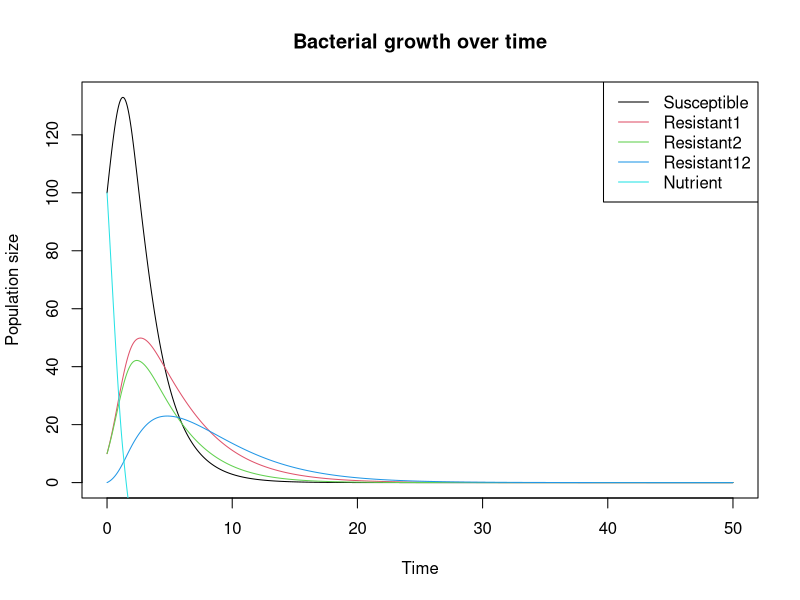

Recreate this plot in R.
library(deSolve)

mutation_rate = 10^-1

# Initialize 'params' matrix with 4 rows and 10 columns
params <- matrix(nrow = 4, ncol = 10)

# Name the rows of the matrix
rownames(params) <- c("S", "R1", "R2", "R12")

# Name the columns of the matrix
colnames(params) <- c("psi", "phi1", "zeta1", "kappa1", "phi2", "zeta2", "kappa2", "mu", "k", "alpha")

# Assign values to the 'psi' column of the matrix
params[, "psi"] <- c(0.1, 0.1, 0.1, 0.1)

# Assign values to the 'phi1' and 'phi2' columns of the matrix
params[, c("phi1", "phi2")] <- c(0.2, 0.2, 0.2, 0.2)

# Assign values to the 'zeta1' column of the matrix
params[, "zeta1"] <- c(1, 100, 1, 100)

# Assign values to the 'zeta2' column of the matrix
params[, "zeta2"] <- c(1, 1, 100, 100)

# Assign values to the 'kappa1' and 'kappa2' columns of the matrix
params[, c("kappa1", "kappa2")] <- c(1, 1, 1, 1)

# Assign values to the 'mu' column of the matrix
params[, "mu"] <- c(1, 1, 1, 1)

# Assign values to the 'k' column of the matrix
params[, "k"] <- c(100, 100, 100, 100)

# Assign values to the 'alpha' column of the matrix
params[, "alpha"] <- c(1, 1, 1, 1)

hill <- function(A, parms) {
  psi = parms[1] ; phi = parms[2] ; zeta = parms[3]; kappa = parms[4]
  return(phi*(A/zeta)^kappa/((A/zeta)^kappa-(psi-phi)/psi))
}

antibiotics <- function(A1,A2,parms) {
  psi = parms[1]
  return(psi-hill(A1,c(psi,parms[2:4]))-hill(A2,c(psi,parms[5:7])))
}

monod <- function(N,parms){
  mu = parms[1] ; k = parms[2]
  return(mu*N/(N+k))
}

deplete <- function(dS,dR1,dR2,dR12,alpha=params["S","alpha"]) {
  return(-alpha*(max(0,dS)+max(0,dR1)+max(0,dR2)+max(0,dR12)))
}

# Define the differential equations for the model
bacterial_growth <- function(t,populations,parms=params) {
  with(as.list(c(populations)), {
    S <- populations[1]
    R1 <- populations[2]
    R2 <- populations[3]
    R12 <- populations[4]
    N <- populations[5]
    dS <- S*(monod(N,params["S",c("mu","k")]) + antibiotics(A1=1,A2=0,params["S",1:7]) - mutation_rate)
    dR1 <- R1*(monod(N,params["R1",c("mu","k")]) + antibiotics(A1=1,A2=0,params["R1",1:7])) + S*mutation_rate
    dR2 <- R2*(monod(N,params["R2",c("mu","k")]) + antibiotics(A1=1,A2=0,params["R2",1:7])) + S*mutation_rate
    dR12 <- R12*(monod(N,params["R12",c("mu","k")]) + antibiotics(A1=1,A2=0,params["R12",1:7])) + (R1+R2)*mutation_rate
    dN <- deplete(dS,dR1,dR2,dR12)
    return(list(c(dS, dR1, dR2, dR12, dN)))
  })
}

# Example usage
times <- seq(0,50,0.01)
solution <- ode(y = c(S = 100, R1 = 10, R2 = 10, R12 = 0, N = 100), times = times, func = bacterial_growth)
plot(solution[, 1], solution[,2],type = "l", col = 1, main = "Bacterial growth over time", xlab = "Time", ylab = "Population size")
lines(solution[, 1],solution[, 3], col = 2)
lines(solution[, 1],solution[, 4], col = 3)
lines(solution[, 1],solution[, 5], col = 4)
lines(solution[, 1],solution[, 6], col = 5)
legend("topright", legend = c("Susceptible", "Resistant1", "Resistant2", "Resistant12", "Nutrient"), col = c(1, 2, 3, 4, 5), lty = 1)
